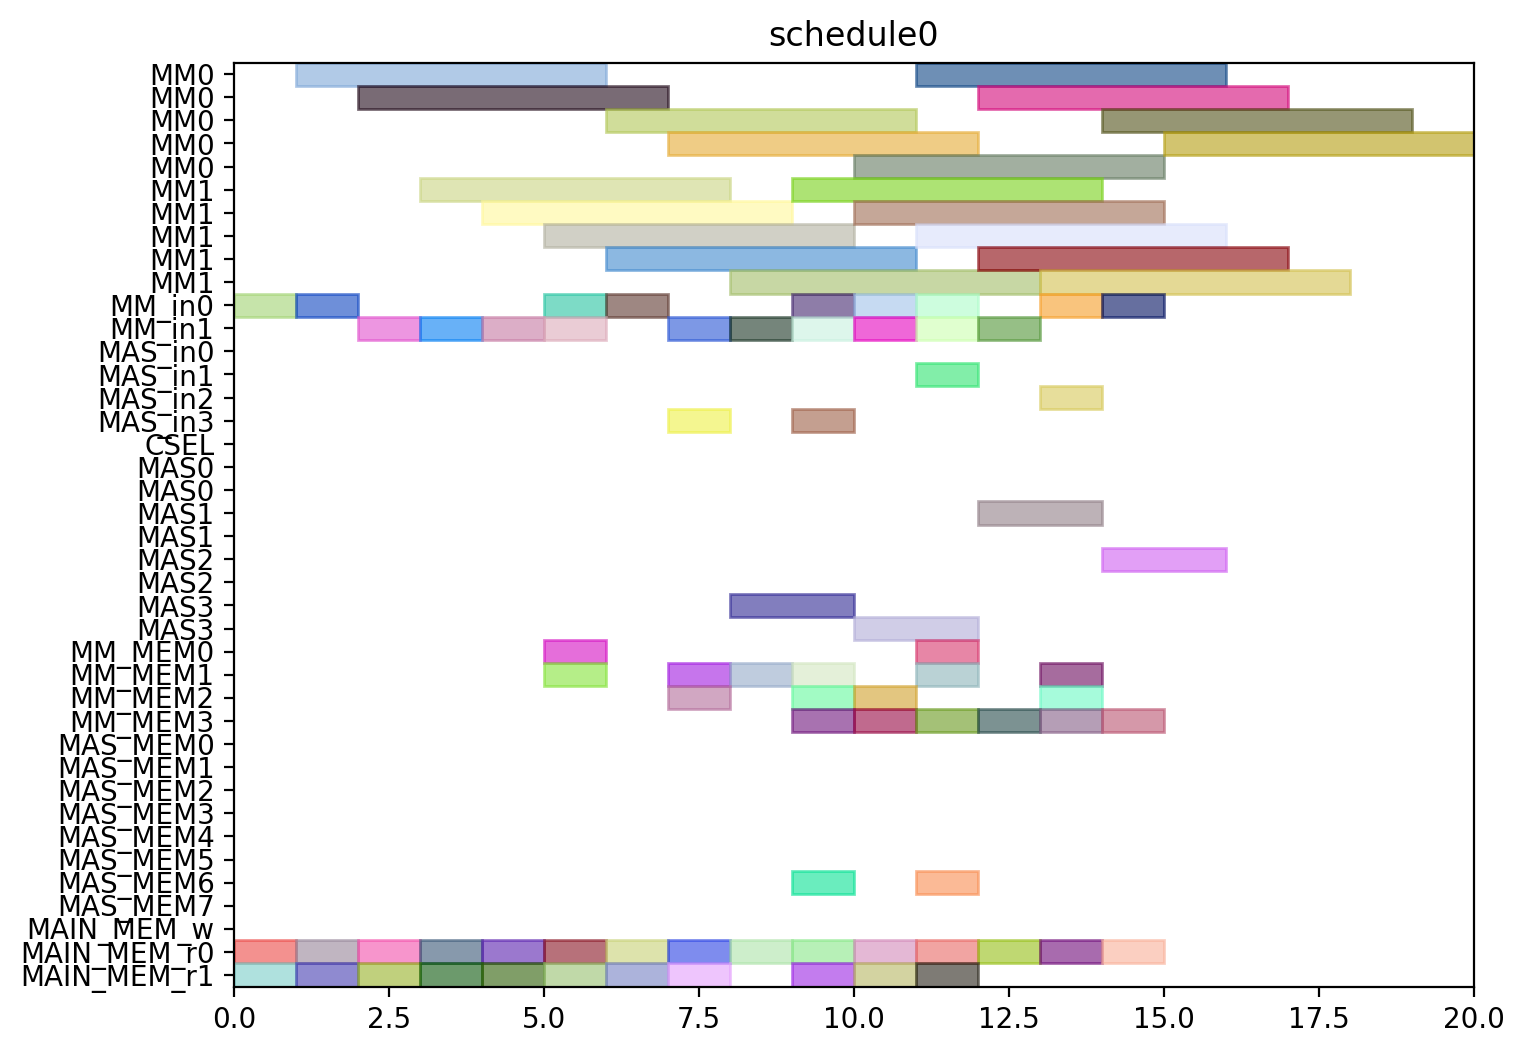

This chart was generated by the following Python code:
from pyschedule import Scenario, solvers, plotters, alt


def solve():
	horizon = 120
	S = Scenario("schedule0", horizon=horizon)

	# resource
	MM = S.Resources('MM', num=2, size=5)
	MM_in = S.Resources('MM_in', num=2)
	MAS_in = S.Resources('MAS_in', num=4)
	CSEL = S.Resource('CSEL')
	MAS = S.Resources('MAS', num=4, size=2, periods=range(1, horizon))
	MM_MEM = S.Resources('MM_MEM', num=4)
	MAS_MEM = S.Resources('MAS_MEM', num=8)
	MAIN_MEM_w = S.Resource('MAIN_MEM_w', size=1)
	MAIN_MEM_r = S.Resources('MAIN_MEM_r', num=2)

	# result of previous scheduling

	# new tasks
	Z_exp2 = S.Task('Z_exp2', length=5, delay_cost=1)
	Z_exp2 += alt(MM)
	Z_exp2_in = S.Task('Z_exp2_in', length=1, delay_cost=1)
	Z_exp2_in += alt(MM_in)
	S += Z_exp2_in*MM_in[0]<=Z_exp2*MM[0]
	S += Z_exp2_in*MM_in[1]<=Z_exp2*MM[1]
	Z_exp2_mem0 = S.Task('Z_exp2_mem0', length=1, delay_cost=1)
	Z_exp2_mem0 += MAIN_MEM_r[0]
	S += Z_exp2_mem0 <= Z_exp2

	Z_exp2_mem1 = S.Task('Z_exp2_mem1', length=1, delay_cost=1)
	Z_exp2_mem1 += MAIN_MEM_r[1]
	S += Z_exp2_mem1 <= Z_exp2

	NX0 = S.Task('NX0', length=5, delay_cost=1)
	NX0 += alt(MM)
	NX0_in = S.Task('NX0_in', length=1, delay_cost=1)
	NX0_in += alt(MM_in)
	S += NX0_in*MM_in[0]<=NX0*MM[0]
	S += NX0_in*MM_in[1]<=NX0*MM[1]
	NX0_mem0 = S.Task('NX0_mem0', length=1, delay_cost=1)
	NX0_mem0 += MAIN_MEM_r[0]
	S += NX0_mem0 <= NX0

	NX0_mem1 = S.Task('NX0_mem1', length=1, delay_cost=1)
	NX0_mem1 += MAIN_MEM_r[1]
	S += NX0_mem1 <= NX0

	k0_10_Z1 = S.Task('k0_10_Z1', length=5, delay_cost=1)
	k0_10_Z1 += alt(MM)
	k0_10_Z1_in = S.Task('k0_10_Z1_in', length=1, delay_cost=1)
	k0_10_Z1_in += alt(MM_in)
	S += k0_10_Z1_in*MM_in[0]<=k0_10_Z1*MM[0]
	S += k0_10_Z1_in*MM_in[1]<=k0_10_Z1*MM[1]
	k0_10_Z1_mem0 = S.Task('k0_10_Z1_mem0', length=1, delay_cost=1)
	k0_10_Z1_mem0 += MAIN_MEM_r[0]
	S += k0_10_Z1_mem0 <= k0_10_Z1

	k0_10_Z1_mem1 = S.Task('k0_10_Z1_mem1', length=1, delay_cost=1)
	k0_10_Z1_mem1 += MAIN_MEM_r[1]
	S += k0_10_Z1_mem1 <= k0_10_Z1

	DX0 = S.Task('DX0', length=5, delay_cost=1)
	DX0 += alt(MM)
	DX0_in = S.Task('DX0_in', length=1, delay_cost=1)
	DX0_in += alt(MM_in)
	S += DX0_in*MM_in[0]<=DX0*MM[0]
	S += DX0_in*MM_in[1]<=DX0*MM[1]
	DX0_mem0 = S.Task('DX0_mem0', length=1, delay_cost=1)
	DX0_mem0 += MAIN_MEM_r[0]
	S += DX0_mem0 <= DX0

	DX0_mem1 = S.Task('DX0_mem1', length=1, delay_cost=1)
	DX0_mem1 += MAIN_MEM_r[1]
	S += DX0_mem1 <= DX0

	NY0 = S.Task('NY0', length=5, delay_cost=1)
	NY0 += alt(MM)
	NY0_in = S.Task('NY0_in', length=1, delay_cost=1)
	NY0_in += alt(MM_in)
	S += NY0_in*MM_in[0]<=NY0*MM[0]
	S += NY0_in*MM_in[1]<=NY0*MM[1]
	NY0_mem0 = S.Task('NY0_mem0', length=1, delay_cost=1)
	NY0_mem0 += MAIN_MEM_r[0]
	S += NY0_mem0 <= NY0

	NY0_mem1 = S.Task('NY0_mem1', length=1, delay_cost=1)
	NY0_mem1 += MAIN_MEM_r[1]
	S += NY0_mem1 <= NY0

	k2_14_Z1 = S.Task('k2_14_Z1', length=5, delay_cost=1)
	k2_14_Z1 += alt(MM)
	k2_14_Z1_in = S.Task('k2_14_Z1_in', length=1, delay_cost=1)
	k2_14_Z1_in += alt(MM_in)
	S += k2_14_Z1_in*MM_in[0]<=k2_14_Z1*MM[0]
	S += k2_14_Z1_in*MM_in[1]<=k2_14_Z1*MM[1]
	k2_14_Z1_mem0 = S.Task('k2_14_Z1_mem0', length=1, delay_cost=1)
	k2_14_Z1_mem0 += MAIN_MEM_r[0]
	S += k2_14_Z1_mem0 <= k2_14_Z1

	k2_14_Z1_mem1 = S.Task('k2_14_Z1_mem1', length=1, delay_cost=1)
	k2_14_Z1_mem1 += MAIN_MEM_r[1]
	S += k2_14_Z1_mem1 <= k2_14_Z1

	DY0 = S.Task('DY0', length=5, delay_cost=1)
	DY0 += alt(MM)
	DY0_in = S.Task('DY0_in', length=1, delay_cost=1)
	DY0_in += alt(MM_in)
	S += DY0_in*MM_in[0]<=DY0*MM[0]
	S += DY0_in*MM_in[1]<=DY0*MM[1]
	DY0_mem0 = S.Task('DY0_mem0', length=1, delay_cost=1)
	DY0_mem0 += MAIN_MEM_r[0]
	S += DY0_mem0 <= DY0

	DY0_mem1 = S.Task('DY0_mem1', length=1, delay_cost=1)
	DY0_mem1 += MAIN_MEM_r[1]
	S += DY0_mem1 <= DY0

	Z_exp3 = S.Task('Z_exp3', length=5, delay_cost=1)
	Z_exp3 += alt(MM)
	Z_exp3_in = S.Task('Z_exp3_in', length=1, delay_cost=1)
	Z_exp3_in += alt(MM_in)
	S += Z_exp3_in*MM_in[0]<=Z_exp3*MM[0]
	S += Z_exp3_in*MM_in[1]<=Z_exp3*MM[1]
	Z_exp3_mem0 = S.Task('Z_exp3_mem0', length=1, delay_cost=1)
	Z_exp3_mem0 += alt(MM_MEM)
	S += (Z_exp2*MM[0])-1 < Z_exp3_mem0*MM_MEM[0]
	S += (Z_exp2*MM[1])-1 < Z_exp3_mem0*MM_MEM[2]
	S += Z_exp3_mem0 <= Z_exp3

	Z_exp3_mem1 = S.Task('Z_exp3_mem1', length=1, delay_cost=1)
	Z_exp3_mem1 += MAIN_MEM_r[1]
	S += Z_exp3_mem1 <= Z_exp3

	NX1_ = S.Task('NX1_', length=2, delay_cost=1)
	NX1_ += alt(MAS)
	NX1__in = S.Task('NX1__in', length=1, delay_cost=1)
	NX1__in += alt(MAS_in)
	S += NX1__in*MAS_in[0]<=NX1_*MAS[0]

	S += NX1__in*MAS_in[1]<=NX1_*MAS[1]

	S += NX1__in*MAS_in[2]<=NX1_*MAS[2]

	S += NX1__in*MAS_in[3]<=NX1_*MAS[3]

	NX1__mem0 = S.Task('NX1__mem0', length=1, delay_cost=1)
	NX1__mem0 += alt(MM_MEM)
	S += (NX0*MM[0])-1 < NX1__mem0*MM_MEM[0]
	S += (NX0*MM[1])-1 < NX1__mem0*MM_MEM[2]
	S += NX1__mem0 <= NX1_

	NX1__mem1 = S.Task('NX1__mem1', length=1, delay_cost=1)
	NX1__mem1 += alt(MM_MEM)
	S += (k0_10_Z1*MM[0])-1 < NX1__mem1*MM_MEM[1]
	S += (k0_10_Z1*MM[1])-1 < NX1__mem1*MM_MEM[3]
	S += NX1__mem1 <= NX1_

	k0_9_Z2 = S.Task('k0_9_Z2', length=5, delay_cost=1)
	k0_9_Z2 += alt(MM)
	k0_9_Z2_in = S.Task('k0_9_Z2_in', length=1, delay_cost=1)
	k0_9_Z2_in += alt(MM_in)
	S += k0_9_Z2_in*MM_in[0]<=k0_9_Z2*MM[0]
	S += k0_9_Z2_in*MM_in[1]<=k0_9_Z2*MM[1]
	k0_9_Z2_mem0 = S.Task('k0_9_Z2_mem0', length=1, delay_cost=1)
	k0_9_Z2_mem0 += MAIN_MEM_r[0]
	S += k0_9_Z2_mem0 <= k0_9_Z2

	k0_9_Z2_mem1 = S.Task('k0_9_Z2_mem1', length=1, delay_cost=1)
	k0_9_Z2_mem1 += alt(MM_MEM)
	S += (Z_exp2*MM[0])-1 < k0_9_Z2_mem1*MM_MEM[1]
	S += (Z_exp2*MM[1])-1 < k0_9_Z2_mem1*MM_MEM[3]
	S += k0_9_Z2_mem1 <= k0_9_Z2

	k1_9_Z2 = S.Task('k1_9_Z2', length=5, delay_cost=1)
	k1_9_Z2 += alt(MM)
	k1_9_Z2_in = S.Task('k1_9_Z2_in', length=1, delay_cost=1)
	k1_9_Z2_in += alt(MM_in)
	S += k1_9_Z2_in*MM_in[0]<=k1_9_Z2*MM[0]
	S += k1_9_Z2_in*MM_in[1]<=k1_9_Z2*MM[1]
	k1_9_Z2_mem0 = S.Task('k1_9_Z2_mem0', length=1, delay_cost=1)
	k1_9_Z2_mem0 += MAIN_MEM_r[0]
	S += k1_9_Z2_mem0 <= k1_9_Z2

	k1_9_Z2_mem1 = S.Task('k1_9_Z2_mem1', length=1, delay_cost=1)
	k1_9_Z2_mem1 += alt(MM_MEM)
	S += (Z_exp2*MM[0])-1 < k1_9_Z2_mem1*MM_MEM[1]
	S += (Z_exp2*MM[1])-1 < k1_9_Z2_mem1*MM_MEM[3]
	S += k1_9_Z2_mem1 <= k1_9_Z2

	NY1_ = S.Task('NY1_', length=2, delay_cost=1)
	NY1_ += alt(MAS)
	NY1__in = S.Task('NY1__in', length=1, delay_cost=1)
	NY1__in += alt(MAS_in)
	S += NY1__in*MAS_in[0]<=NY1_*MAS[0]

	S += NY1__in*MAS_in[1]<=NY1_*MAS[1]

	S += NY1__in*MAS_in[2]<=NY1_*MAS[2]

	S += NY1__in*MAS_in[3]<=NY1_*MAS[3]

	NY1__mem0 = S.Task('NY1__mem0', length=1, delay_cost=1)
	NY1__mem0 += alt(MM_MEM)
	S += (NY0*MM[0])-1 < NY1__mem0*MM_MEM[0]
	S += (NY0*MM[1])-1 < NY1__mem0*MM_MEM[2]
	S += NY1__mem0 <= NY1_

	NY1__mem1 = S.Task('NY1__mem1', length=1, delay_cost=1)
	NY1__mem1 += alt(MM_MEM)
	S += (k2_14_Z1*MM[0])-1 < NY1__mem1*MM_MEM[1]
	S += (k2_14_Z1*MM[1])-1 < NY1__mem1*MM_MEM[3]
	S += NY1__mem1 <= NY1_

	k2_13_Z2 = S.Task('k2_13_Z2', length=5, delay_cost=1)
	k2_13_Z2 += alt(MM)
	k2_13_Z2_in = S.Task('k2_13_Z2_in', length=1, delay_cost=1)
	k2_13_Z2_in += alt(MM_in)
	S += k2_13_Z2_in*MM_in[0]<=k2_13_Z2*MM[0]
	S += k2_13_Z2_in*MM_in[1]<=k2_13_Z2*MM[1]
	k2_13_Z2_mem0 = S.Task('k2_13_Z2_mem0', length=1, delay_cost=1)
	k2_13_Z2_mem0 += MAIN_MEM_r[0]
	S += k2_13_Z2_mem0 <= k2_13_Z2

	k2_13_Z2_mem1 = S.Task('k2_13_Z2_mem1', length=1, delay_cost=1)
	k2_13_Z2_mem1 += alt(MM_MEM)
	S += (Z_exp2*MM[0])-1 < k2_13_Z2_mem1*MM_MEM[1]
	S += (Z_exp2*MM[1])-1 < k2_13_Z2_mem1*MM_MEM[3]
	S += k2_13_Z2_mem1 <= k2_13_Z2

	k3_14_Z2 = S.Task('k3_14_Z2', length=5, delay_cost=1)
	k3_14_Z2 += alt(MM)
	k3_14_Z2_in = S.Task('k3_14_Z2_in', length=1, delay_cost=1)
	k3_14_Z2_in += alt(MM_in)
	S += k3_14_Z2_in*MM_in[0]<=k3_14_Z2*MM[0]
	S += k3_14_Z2_in*MM_in[1]<=k3_14_Z2*MM[1]
	k3_14_Z2_mem0 = S.Task('k3_14_Z2_mem0', length=1, delay_cost=1)
	k3_14_Z2_mem0 += MAIN_MEM_r[0]
	S += k3_14_Z2_mem0 <= k3_14_Z2

	k3_14_Z2_mem1 = S.Task('k3_14_Z2_mem1', length=1, delay_cost=1)
	k3_14_Z2_mem1 += alt(MM_MEM)
	S += (Z_exp2*MM[0])-1 < k3_14_Z2_mem1*MM_MEM[1]
	S += (Z_exp2*MM[1])-1 < k3_14_Z2_mem1*MM_MEM[3]
	S += k3_14_Z2_mem1 <= k3_14_Z2

	Z_exp4 = S.Task('Z_exp4', length=5, delay_cost=1)
	Z_exp4 += alt(MM)
	Z_exp4_in = S.Task('Z_exp4_in', length=1, delay_cost=1)
	Z_exp4_in += alt(MM_in)
	S += Z_exp4_in*MM_in[0]<=Z_exp4*MM[0]
	S += Z_exp4_in*MM_in[1]<=Z_exp4*MM[1]
	Z_exp4_mem0 = S.Task('Z_exp4_mem0', length=1, delay_cost=1)
	Z_exp4_mem0 += alt(MM_MEM)
	S += (Z_exp3*MM[0])-1 < Z_exp4_mem0*MM_MEM[0]
	S += (Z_exp3*MM[1])-1 < Z_exp4_mem0*MM_MEM[2]
	S += Z_exp4_mem0 <= Z_exp4

	Z_exp4_mem1 = S.Task('Z_exp4_mem1', length=1, delay_cost=1)
	Z_exp4_mem1 += MAIN_MEM_r[1]
	S += Z_exp4_mem1 <= Z_exp4

	NX1 = S.Task('NX1', length=5, delay_cost=1)
	NX1 += alt(MM)
	NX1_in = S.Task('NX1_in', length=1, delay_cost=1)
	NX1_in += alt(MM_in)
	S += NX1_in*MM_in[0]<=NX1*MM[0]
	S += NX1_in*MM_in[1]<=NX1*MM[1]
	NX1_mem0 = S.Task('NX1_mem0', length=1, delay_cost=1)
	NX1_mem0 += alt(MAS_MEM)
	S += (NX1_*MAS[0])-1 < NX1_mem0*MAS_MEM[0]
	S += (NX1_*MAS[1])-1 < NX1_mem0*MAS_MEM[2]
	S += (NX1_*MAS[2])-1 < NX1_mem0*MAS_MEM[4]
	S += (NX1_*MAS[3])-1 < NX1_mem0*MAS_MEM[6]
	S += NX1_mem0 <= NX1

	NX1_mem1 = S.Task('NX1_mem1', length=1, delay_cost=1)
	NX1_mem1 += MAIN_MEM_r[1]
	S += NX1_mem1 <= NX1

	k0_8_Z3 = S.Task('k0_8_Z3', length=5, delay_cost=1)
	k0_8_Z3 += alt(MM)
	k0_8_Z3_in = S.Task('k0_8_Z3_in', length=1, delay_cost=1)
	k0_8_Z3_in += alt(MM_in)
	S += k0_8_Z3_in*MM_in[0]<=k0_8_Z3*MM[0]
	S += k0_8_Z3_in*MM_in[1]<=k0_8_Z3*MM[1]
	k0_8_Z3_mem0 = S.Task('k0_8_Z3_mem0', length=1, delay_cost=1)
	k0_8_Z3_mem0 += MAIN_MEM_r[0]
	S += k0_8_Z3_mem0 <= k0_8_Z3

	k0_8_Z3_mem1 = S.Task('k0_8_Z3_mem1', length=1, delay_cost=1)
	k0_8_Z3_mem1 += alt(MM_MEM)
	S += (Z_exp3*MM[0])-1 < k0_8_Z3_mem1*MM_MEM[1]
	S += (Z_exp3*MM[1])-1 < k0_8_Z3_mem1*MM_MEM[3]
	S += k0_8_Z3_mem1 <= k0_8_Z3

	DX1_ = S.Task('DX1_', length=2, delay_cost=1)
	DX1_ += alt(MAS)
	DX1__in = S.Task('DX1__in', length=1, delay_cost=1)
	DX1__in += alt(MAS_in)
	S += DX1__in*MAS_in[0]<=DX1_*MAS[0]

	S += DX1__in*MAS_in[1]<=DX1_*MAS[1]

	S += DX1__in*MAS_in[2]<=DX1_*MAS[2]

	S += DX1__in*MAS_in[3]<=DX1_*MAS[3]

	DX1__mem0 = S.Task('DX1__mem0', length=1, delay_cost=1)
	DX1__mem0 += alt(MM_MEM)
	S += (DX0*MM[0])-1 < DX1__mem0*MM_MEM[0]
	S += (DX0*MM[1])-1 < DX1__mem0*MM_MEM[2]
	S += DX1__mem0 <= DX1_

	DX1__mem1 = S.Task('DX1__mem1', length=1, delay_cost=1)
	DX1__mem1 += alt(MM_MEM)
	S += (k1_9_Z2*MM[0])-1 < DX1__mem1*MM_MEM[1]
	S += (k1_9_Z2*MM[1])-1 < DX1__mem1*MM_MEM[3]
	S += DX1__mem1 <= DX1_

	k1_8_Z3 = S.Task('k1_8_Z3', length=5, delay_cost=1)
	k1_8_Z3 += alt(MM)
	k1_8_Z3_in = S.Task('k1_8_Z3_in', length=1, delay_cost=1)
	k1_8_Z3_in += alt(MM_in)
	S += k1_8_Z3_in*MM_in[0]<=k1_8_Z3*MM[0]
	S += k1_8_Z3_in*MM_in[1]<=k1_8_Z3*MM[1]
	k1_8_Z3_mem0 = S.Task('k1_8_Z3_mem0', length=1, delay_cost=1)
	k1_8_Z3_mem0 += MAIN_MEM_r[0]
	S += k1_8_Z3_mem0 <= k1_8_Z3

	k1_8_Z3_mem1 = S.Task('k1_8_Z3_mem1', length=1, delay_cost=1)
	k1_8_Z3_mem1 += alt(MM_MEM)
	S += (Z_exp3*MM[0])-1 < k1_8_Z3_mem1*MM_MEM[1]
	S += (Z_exp3*MM[1])-1 < k1_8_Z3_mem1*MM_MEM[3]
	S += k1_8_Z3_mem1 <= k1_8_Z3

	NY1 = S.Task('NY1', length=5, delay_cost=1)
	NY1 += alt(MM)
	NY1_in = S.Task('NY1_in', length=1, delay_cost=1)
	NY1_in += alt(MM_in)
	S += NY1_in*MM_in[0]<=NY1*MM[0]
	S += NY1_in*MM_in[1]<=NY1*MM[1]
	NY1_mem0 = S.Task('NY1_mem0', length=1, delay_cost=1)
	NY1_mem0 += alt(MAS_MEM)
	S += (NY1_*MAS[0])-1 < NY1_mem0*MAS_MEM[0]
	S += (NY1_*MAS[1])-1 < NY1_mem0*MAS_MEM[2]
	S += (NY1_*MAS[2])-1 < NY1_mem0*MAS_MEM[4]
	S += (NY1_*MAS[3])-1 < NY1_mem0*MAS_MEM[6]
	S += NY1_mem0 <= NY1

	NY1_mem1 = S.Task('NY1_mem1', length=1, delay_cost=1)
	NY1_mem1 += MAIN_MEM_r[1]
	S += NY1_mem1 <= NY1

	k2_12_Z3 = S.Task('k2_12_Z3', length=5, delay_cost=1)
	k2_12_Z3 += alt(MM)
	k2_12_Z3_in = S.Task('k2_12_Z3_in', length=1, delay_cost=1)
	k2_12_Z3_in += alt(MM_in)
	S += k2_12_Z3_in*MM_in[0]<=k2_12_Z3*MM[0]
	S += k2_12_Z3_in*MM_in[1]<=k2_12_Z3*MM[1]
	k2_12_Z3_mem0 = S.Task('k2_12_Z3_mem0', length=1, delay_cost=1)
	k2_12_Z3_mem0 += MAIN_MEM_r[0]
	S += k2_12_Z3_mem0 <= k2_12_Z3

	k2_12_Z3_mem1 = S.Task('k2_12_Z3_mem1', length=1, delay_cost=1)
	k2_12_Z3_mem1 += alt(MM_MEM)
	S += (Z_exp3*MM[0])-1 < k2_12_Z3_mem1*MM_MEM[1]
	S += (Z_exp3*MM[1])-1 < k2_12_Z3_mem1*MM_MEM[3]
	S += k2_12_Z3_mem1 <= k2_12_Z3

	DY1_ = S.Task('DY1_', length=2, delay_cost=1)
	DY1_ += alt(MAS)
	DY1__in = S.Task('DY1__in', length=1, delay_cost=1)
	DY1__in += alt(MAS_in)
	S += DY1__in*MAS_in[0]<=DY1_*MAS[0]

	S += DY1__in*MAS_in[1]<=DY1_*MAS[1]

	S += DY1__in*MAS_in[2]<=DY1_*MAS[2]

	S += DY1__in*MAS_in[3]<=DY1_*MAS[3]

	DY1__mem0 = S.Task('DY1__mem0', length=1, delay_cost=1)
	DY1__mem0 += alt(MM_MEM)
	S += (DY0*MM[0])-1 < DY1__mem0*MM_MEM[0]
	S += (DY0*MM[1])-1 < DY1__mem0*MM_MEM[2]
	S += DY1__mem0 <= DY1_

	DY1__mem1 = S.Task('DY1__mem1', length=1, delay_cost=1)
	DY1__mem1 += alt(MM_MEM)
	S += (k3_14_Z2*MM[0])-1 < DY1__mem1*MM_MEM[1]
	S += (k3_14_Z2*MM[1])-1 < DY1__mem1*MM_MEM[3]
	S += DY1__mem1 <= DY1_

	k3_13_Z3 = S.Task('k3_13_Z3', length=5, delay_cost=1)
	k3_13_Z3 += alt(MM)
	k3_13_Z3_in = S.Task('k3_13_Z3_in', length=1, delay_cost=1)
	k3_13_Z3_in += alt(MM_in)
	S += k3_13_Z3_in*MM_in[0]<=k3_13_Z3*MM[0]
	S += k3_13_Z3_in*MM_in[1]<=k3_13_Z3*MM[1]
	k3_13_Z3_mem0 = S.Task('k3_13_Z3_mem0', length=1, delay_cost=1)
	k3_13_Z3_mem0 += MAIN_MEM_r[0]
	S += k3_13_Z3_mem0 <= k3_13_Z3

	k3_13_Z3_mem1 = S.Task('k3_13_Z3_mem1', length=1, delay_cost=1)
	k3_13_Z3_mem1 += alt(MM_MEM)
	S += (Z_exp3*MM[0])-1 < k3_13_Z3_mem1*MM_MEM[1]
	S += (Z_exp3*MM[1])-1 < k3_13_Z3_mem1*MM_MEM[3]
	S += k3_13_Z3_mem1 <= k3_13_Z3

	solvers.mip.solve(S,msg=1,kind='CPLEX',ratio_gap=1.01)

	solution = [['hoge']*len(S.solution()[1]) for i in range(len(S.solution()))]
	for i in range(len(S.solution())):
		for j in range(len(S.solution()[i])):
			solution[i][j]=str(S.solution()[i][j])
	print(solution)

	cycles = int(solution[-1][3])

	pic_file_name = "/mnt/rose/usr1/fukuda/ABE/multiRAM_multiMAS_16mux/scheduling_result/stage5MM2_stage2MAS4/ISOGENY/schedule0.png"
	if(S.solution() != []):
		plotters.matplotlib.plot(S,img_filename=pic_file_name, show_task_labels=False, fig_size=(cycles*0.25+3, 6))

	return solution
